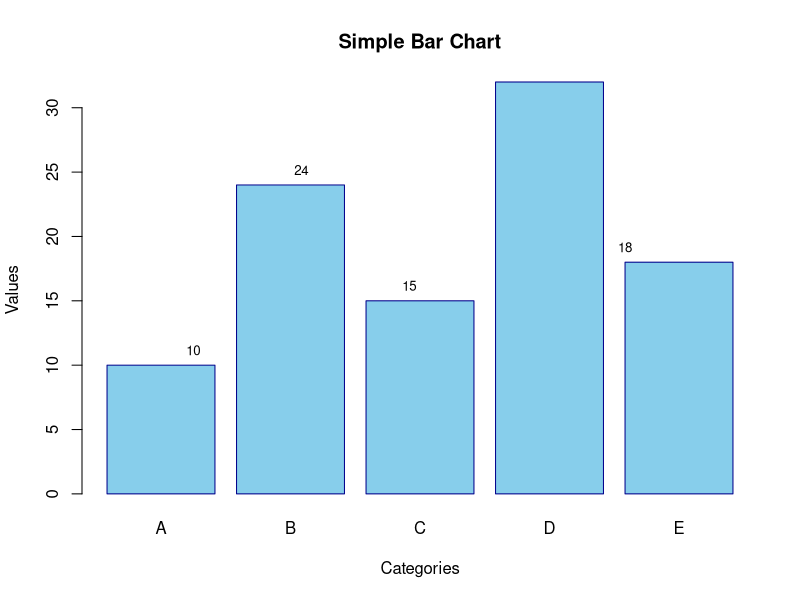

The R source for this figure:
# Sample data
categories <- c("A", "B", "C", "D", "E")
values <- c(10, 24, 15, 32, 18)

# Create a bar chart
barplot(values, 
        names.arg = categories,
        main = "Simple Bar Chart",
        xlab = "Categories",
        ylab = "Values",
        col = "skyblue",
        border = "darkblue")

# Add value labels on top of each bar
text(x = 1:length(values), 
     y = values, 
     labels = values, 
     pos = 3, 
     cex = 0.8, 
     col = "black")